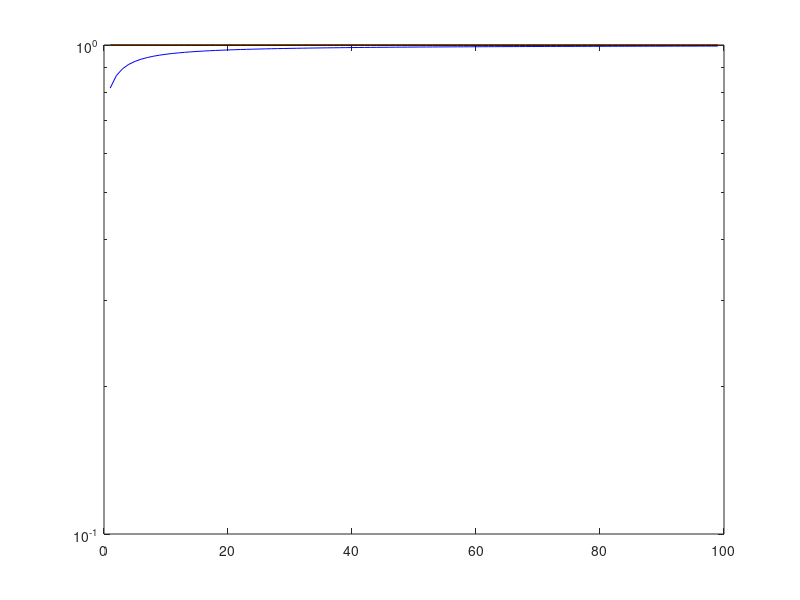
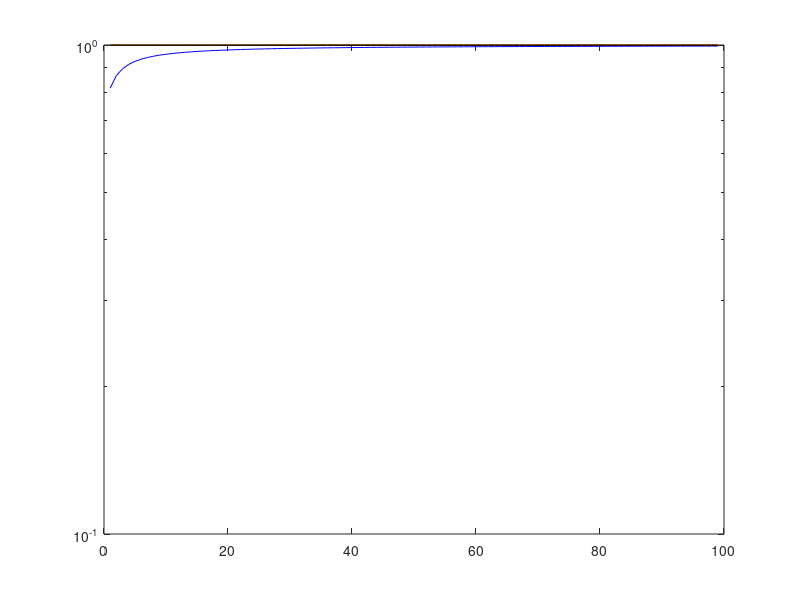
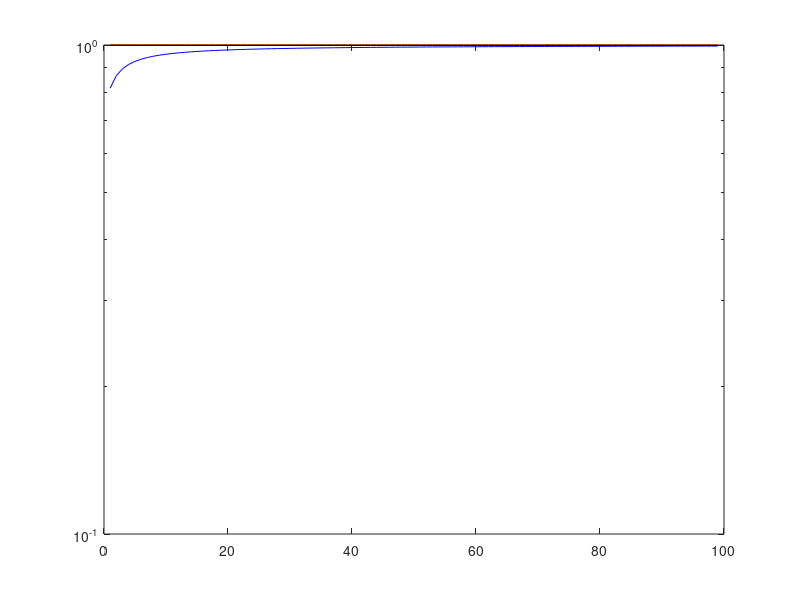
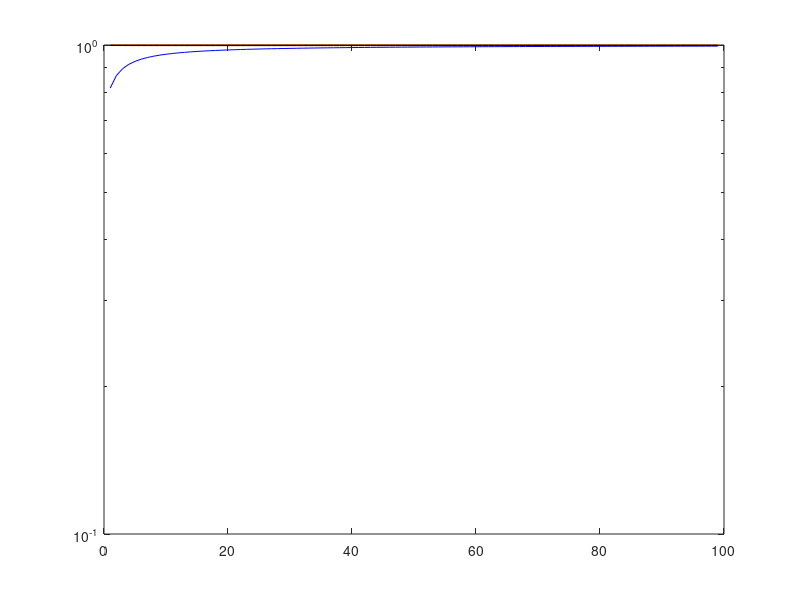

The MATLAB source for these figures, in order:
clear, close all

for x = 1:1:20
    for m = 2:1:100
    
        a = (m-1)/2;
        b = 3/2;
        y = 2e-6*2^x;
        % y = 2^x;
        z = y/(2*m);
    
        f = @(u)(exp(-z.*(u./(1-u))).*u.^(a-1).*(1-u).^(b-1));
        true(m-1,x) = 1/beta(a,b) * integral(f,0,1);
        gg(m-1,x) = sqrt(m)/sqrt(m+1) * (1+sqrt(y))*exp(-sqrt(y));
        
        value = sqrt((a)/(z));
        
        ggg(m-1,x) = exp(-z*value)*(betainc(value/(1+value),a,b));
        g(m-1,x) = exp(-z*2*a);
        s=@(x)(sqrt(m./(m+1))*1./(2*sqrt(x)).*exp(-x.*(1-1./(2*m))));
        r=@(x)(sqrt(m)/sqrt(m+1) *(1+sqrt(x))./(2*sqrt(x)).*exp(-x/2-sqrt(x)));
        integral(s,0,2)
        sqrt(m*pi)/(2*sqrt((m+1)*(1-1/(2*m))))*erf(sqrt((1-1/(2*m))*2))
        integral(r,0,2)

  %       bah = @(u) ( ...
  %   (u.^(m/2 - 3/2).*exp((u.*x)./(2*m.*(u - 1))).*log(u).*(1 - u).^(1/2)) ...
  %       /(2*beta(3/2, m/2 - 1/2)) ...
  % + (u.^(m/2 - 3/2).*exp((u.*x)./(2*m.*(u - 1))).*(psi(m/2 + 1)/2 - psi(m/2 - 1/2)/2).*(1 - u).^(1/2)) ...
  %       /beta(3/2, m/2 - 1/2) ...
  % + (u.*u.^(m/2 - 3/2).*x.*exp((u.*x)./(2*m.*(u - 1)))) ...
  %       /(2*m.^2.*beta(3/2, m/2 - 1/2).*(1 - u).^(1/2)) ...
  %   );
  %       dTRUE_int(m-1,x) = integral(bah,0,1);
  %       dTRUE_int(dTRUE_int>0)
    end
end

for j=1:1:20
    figure(j)
    semilogy(true(1:end,j),'g')
    hold on
    semilogy(gg(1:end,j),'b')
    hold on
    semilogy(g(1:end,j),'r')
    hold on
    semilogy(ggg(1:end,j),'k')
end

% for s=1:1:30
%     figure(20 + s)
%     semilogy(true(s,1:end))
%     hold on
%     semilogy(gg(s,1:end))
% end